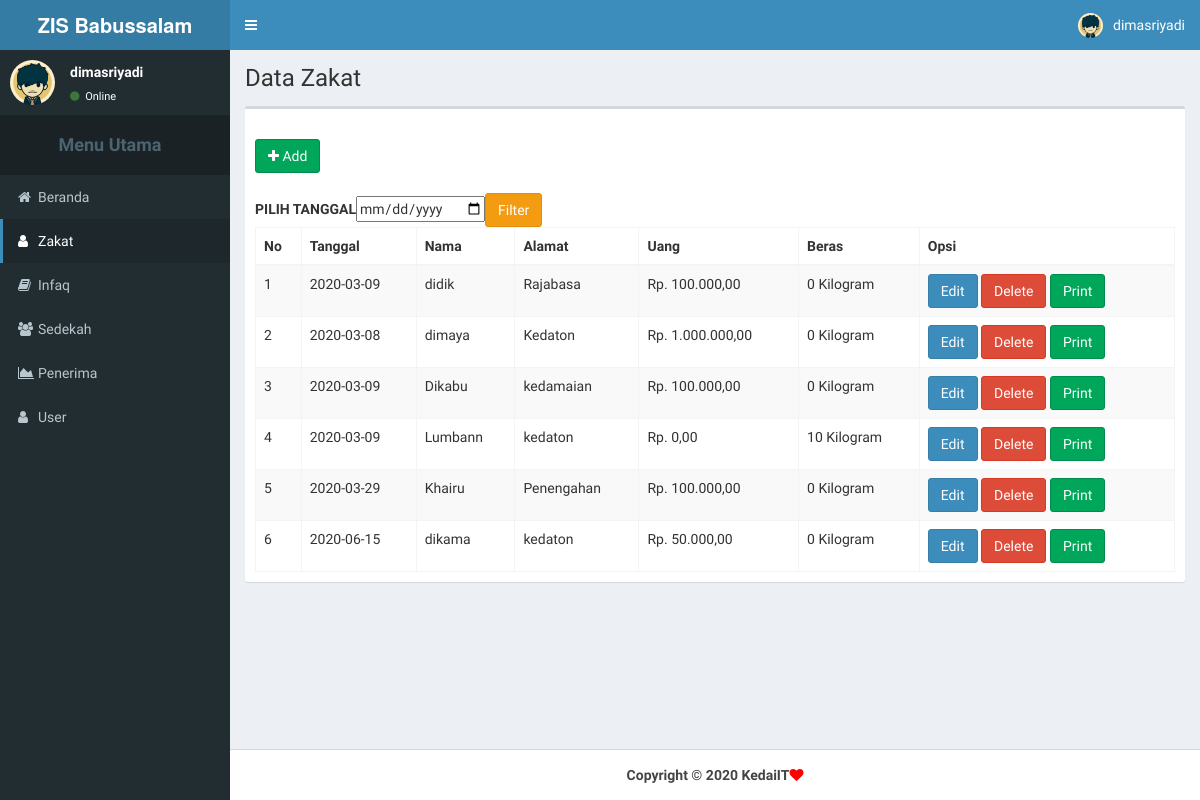
Screenshot of /admin/zakats.php (signed in) with the database file from the repository.
### tables this page shows
CREATE TABLE IF NOT EXISTS `zakat` (
  `id_zakatf` int(11) NOT NULL AUTO_INCREMENT,
  `tanggal` date NOT NULL,
  `nama` varchar(255) NOT NULL,
  `alamat` varchar(255) NOT NULL,
  `uang` int(100) NOT NULL,
  `beras` int(11) NOT NULL,
  PRIMARY KEY (`id_zakatf`)
);

### admin/detail_zakats.php (the view)
<thead>
			<form method="get">
					<label>PILIH TANGGAL   </label>
					<input type="date" name="tanggal">
					<a href="#"><button class="btn btn-warning" type="submit" data-toggle="modal"><i"></i> Filter</button></a>
			</form>
					<tr>
						<th>No</th>
						<th>Tanggal</th>
						<th>Nama</th>
						<th>Alamat</th>
						<th>Uang</th>
						<th>Beras</th>
						<th>Opsi</th>
					</tr>
				</thead>
				<tbody>
					<?php
					$no = 0;
					if(isset($_GET['tanggal'])){
						$tgl = $_GET['tanggal'];
						$sql = mysqli_query($connect,"select id_zakatf, tanggal, nama, alamat, uang, beras from zakat where tanggal='$tgl'");
					}else{
						$sql = mysqli_query($connect,"select id_zakatf, tanggal, nama, alamat, uang, beras from zakat");
					}
						while ($zakat = mysqli_fetch_array ($sql)){
							$no++;
						?>
						<?php
							$angka = $zakat['uang'];
							$angka_format = number_format($angka,2,",",".");
							echo "
								<tr>
									<td>$no</td>
									<td>$zakat[tanggal]</td>
									<td>$zakat[nama]</td>
									<td>$zakat[alamat]</td>
									<td>Rp. $angka_format</td>
									<td>$zakat[beras] Kilogram</td>
									<td>
										<a href='#' class='open_modal btn btn-primary' id_zakatf='$zakat[id_zakatf]'>Edit</a>
										<a href='#' class='btn btn-danger' onClick='confirm_delete(\"zakats_delete.php?id_zakatf=$zakat[id_zakatf]\")'>Delete</a>
										<a href='cetak.php?id_zakatf=$zakat[id_zakatf]' target=_blank  class='btn btn-success'>Print</a>
									</td>
								</tr>";
						}
					?>
				</tbody>

### admin/zakats.php (shortened to what this page needs)
<?php
include "../include/connect.php";
?>
<!DOCTYPE html>
<html>
<head>
  <link rel="stylesheet" href="../assets/bootstrap/css/bootstrap.min.css">
    <link rel="stylesheet" href="../assets/fa/css/font-awesome.css">
    <link rel="stylesheet" href="../assets/plugins/datatables/dataTables.bootstrap.css">
    <link rel="stylesheet" href="../assets/dist/css/AdminLTE.min.css">
<link rel="stylesheet" href="../assets/dist/css/skins/_all-skins.min.css">
</head>
<body class="hold-transition skin-blue sidebar-mini ">
<div class="wrapper">
<header class="main-header">
  <div class="logo">
<span class="logo-lg"><b>ZIS Babussalam</b></span>
</div>
  <nav class="navbar navbar-static-top" role="navigation">
    <a href="#" class="sidebar-toggle" data-toggle="offcanvas" role="button">
    </a>
    <div class="navbar-custom-menu">
      <ul class="nav navbar-nav">
        <li class="dropdown user user-menu">
          <a href="#" class="dropdown-toggle" data-toggle="dropdown">
	<img src="../assets/images/avatar0.jpg" class="user-image" alt="images">
  <span class="hidden-xs"><?php echo $_SESSION['username']; ?></span>
          </a>
          </li>
        </ul>
      </div>
    </nav>
  </header>
	<aside class="main-sidebar">
    <section class="sidebar">
      <div class="user-panel">
        <div class="pull-left image">
          <img src="../assets/images/avatar0.jpg" class="img-circle" alt="User Image">
        </div>
        <div class="pull-left info">
        <p><?php echo $_SESSION['username']; ?></p>
          <a href="#"><i class="fa fa-circle text-success"></i> Online</a>
        </div>
          </div>
          <ul class="sidebar-menu">
            <li class="header"><h4><b><center>Menu Utama</center></b></h4></li>
            <li><a href="home.php"><i class="fa fa-home"></i><span>Beranda</span></a></li>
            <li class="active"><a href="zakats.php"><i class="fa fa-user"></i><span>Zakat</span></a></li>
            <li><a href="infaq.php"><i class="fa fa-book"></i><span>Infaq</span></a></li>
            <li><a href="sedekah.php"><i class="fa fa-users"></i><span>Sedekah</span></a></li>
            <li><a href="penerima.php"><i class="fa fa-area-chart"></i><span>Penerima</span></a></li>
            <li><a href="users.php"><i class="fa fa-user"></i><span>User</span></a></li>
          </ul>
        </section>
  </aside>
 </div>
<div class="content-wrapper">
        <section class="content-header">
          <h1>
            Data Zakat
          </h1>
        </section>
        <section class="content">
          <div class="row">
            <div class="col-xs-12">
              <div class="box">
                <div class="box-header">
                </div>
                <div class="box-body">
				<a href="#"><button class="btn btn-success" type="button" data-target="#ModalAdd" data-toggle="modal"><i class="fa fa-plus"></i> Add</button></a>
                  <br></br>
				  <table id="data" class="table table-bordered table-striped table-scalable">
						<?php
							include "detail_zakats.php";
						?>
                  </table>
                </div>
              </div>
            </div>
          </div>
        </section>
	</div>
		<footer class="main-footer">
    		<strong><center><?php include "../include/footer.php";?></center></strong>
		</footer>

### include/footer.php
<strong>
<center>Copyright &copy; <?php echo date("Y") ?> KedaiIT<i class="fa fa-heart heart"></i></center>
</strong>

### rows the page displays
zakat: tanggal "2020-03-09", nama "didik", alamat "Rajabasa", uang "100.000,00", beras "0"
zakat: tanggal "2020-03-08", nama "dimaya", alamat "Kedaton", uang "1.000.000,00", beras "0"
zakat: tanggal "2020-03-09", nama "Dikabu", alamat "kedamaian", uang "100.000,00", beras "0"
zakat: tanggal "2020-03-09", nama "Lumbann", alamat "kedaton", uang "0,00", beras "10"
zakat: tanggal "2020-03-29", nama "Khairu", alamat "Penengahan", uang "100.000,00", beras "0"
zakat: tanggal "2020-06-15", nama "dikama", alamat "kedaton", uang "50.000,00", beras "0"

### other values shown
$_SESSION['username'] "dimasriyadi"
